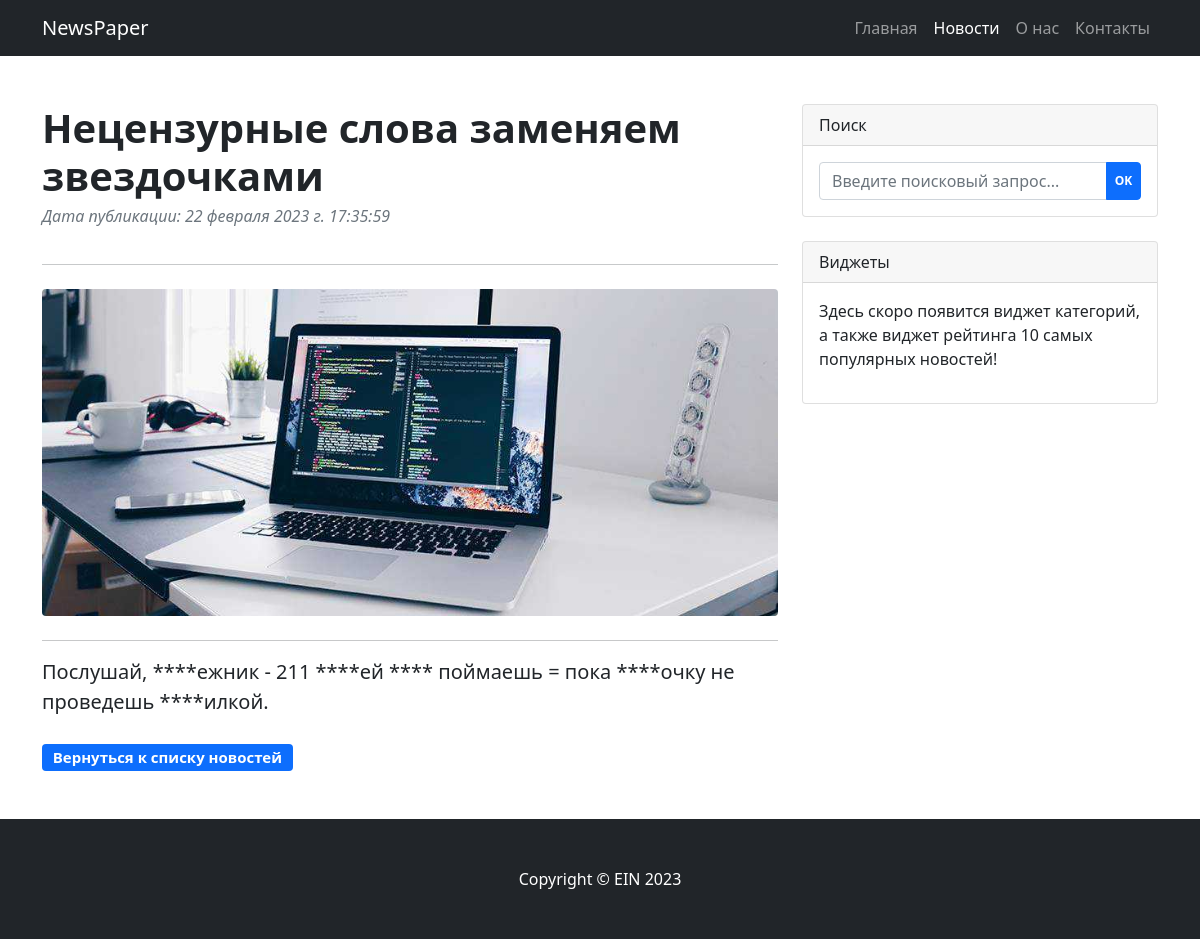
Page /news/4 on the committed database.
### newspaper/models.py (models this page shows, shortened)
class Post(models.Model):
    authorArticle = models.ForeignKey(Author, on_delete=models.CASCADE, verbose_name="Автор")
    news = 'NW'
    article = 'AR'
    CATEGORY_CHOICES = (
        (news, 'Новость'),
        (article, 'Статья'),
    )
    categoryType = models.CharField(max_length=2, choices=CATEGORY_CHOICES, default=article, verbose_name="Категория")
    dateCreated = models.DateTimeField(auto_now_add=True)
    postCategory = models.ManyToManyField(Category, through='PostCategory')
    title = models.CharField(max_length=128, unique=True, verbose_name="Заголовок")
    text = models.TextField(verbose_name="Текст поста")
    rating = models.SmallIntegerField(default=0, verbose_name="Рейтинг поста")

### newspaper/views.py (the view)
# urls.py: path('<int:pk>', PostList.as_view(), name='post'),  # pk — первичный ключ поста, который будет выводиться в шаблон
class PostList(DetailView):
    model = Post
    template_name = 'post.html'
    context_object_name = 'post'

### newspaper/templatetags/custom_filters.py (called while the page is built)
@register.filter(name='censor')
def censor(value, arg):
    bList = ['черт', 'хрен']
    vEdit = value
    result = ''
    for w in bList:
        vTemp = vEdit.lower().replace(w, arg * len(w))
        vEdit = vTemp
    for i in range(0, len(value)):
        if (value[i] != vEdit[i]):
            result += vEdit[i].upper()
        else:
            result += vEdit[i]
    return result

### templates/post.html (shortened to what this page needs)
{% extends 'flatpages/default.html' %}
{% load static %}
{% load custom_filters %}
{% block idpage %}news{% endblock %}
{% block header %}
{{ post.title|censor:'*' }}
{% endblock %}
{% block count %}
Дата публикации: {{ post.dateCreated|date:'d E Y г. H:i:s' }}
{% endblock %}
{% block image %}
{% static 'assets/new.jpg' %}
{% endblock %}
{% block content %}
<hr>
<p class="fs-5 mb-4">{{ post.text|censor:'*' }}</p>
<p class="block-btn"><a class="btn" href="/news">Вернуться к списку новостей</a></p>
{% endblock content %}

### static/css/mystyles.css (style rules this page uses)
html, body { height: 100%; }
.btn { border-radius: 0.25rem; color: #fff; background-color: #0d6efd; padding: 0.31em 0.65em 0.35em 0.65em; font-size: 0.75em; font-weight: 700; line-height: 1; }
.mb-5.post-content p { font-size: 20px; }

### rows in the picture
Post: title|censor "Нецензурные слова заменяем звездочками", dateCreated "22 февраля 2023 г. 17:35:59", text|censor "Послушай, ****ежник - 211 ****ей **** поймаешь = пока ****очку не проведешь ****илкой."
